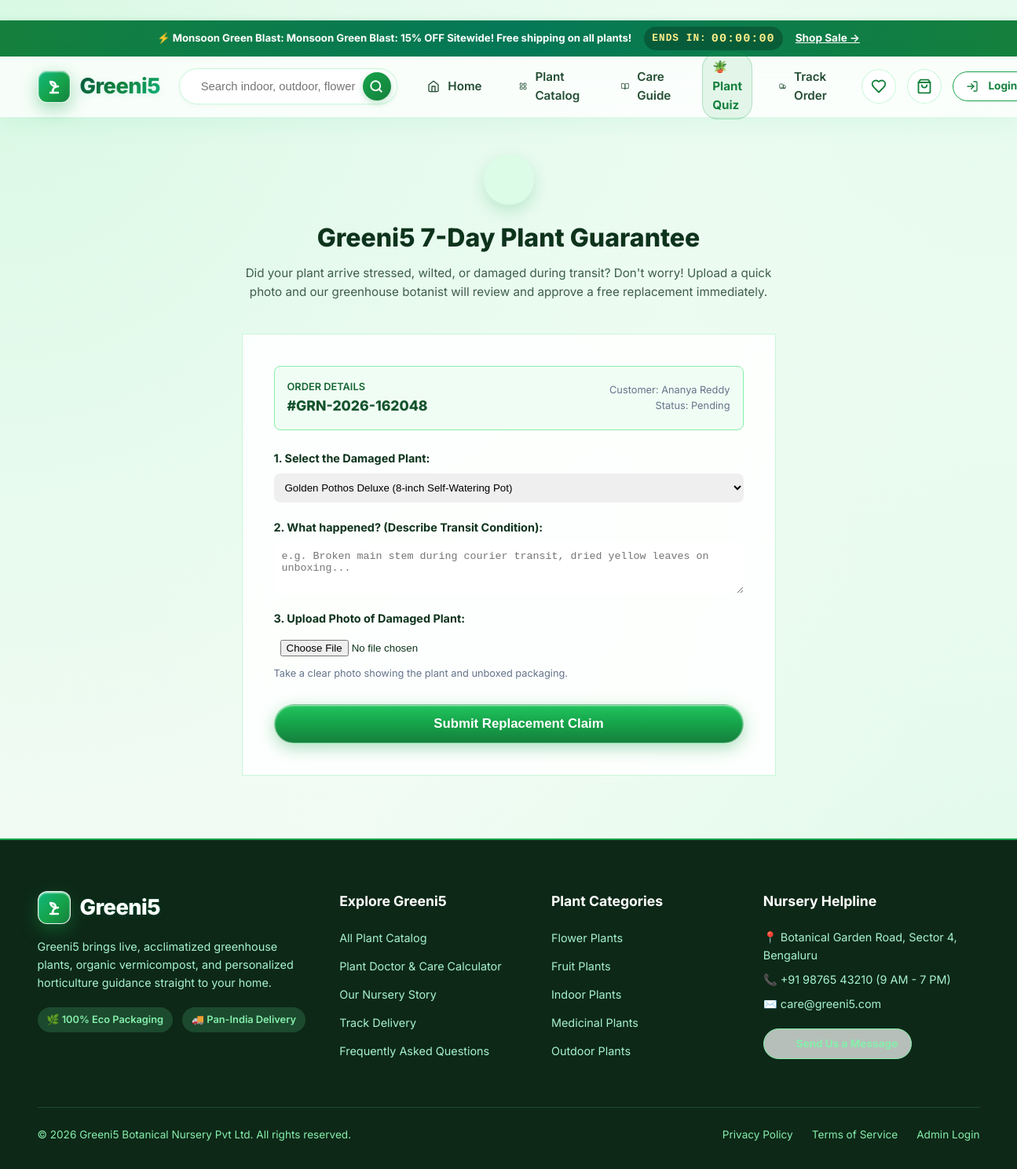
Page /orders/21/claim-replacement on the committed database.
### tables this page shows
CREATE TABLE flash_sales (
        id INTEGER PRIMARY KEY AUTOINCREMENT,
        title TEXT NOT NULL,
        discount_pct REAL NOT NULL,
        starts_at TIMESTAMP,
        ends_at TIMESTAMP NOT NULL,
        banner_text TEXT,
        is_active INTEGER DEFAULT 1,
        created_at TIMESTAMP DEFAULT CURRENT_TIMESTAMP
    );

CREATE TABLE orders (
    id INTEGER PRIMARY KEY AUTOINCREMENT,
    order_number TEXT UNIQUE NOT NULL,
    user_id INTEGER,
    customer_name TEXT NOT NULL,
    customer_email TEXT NOT NULL,
    customer_phone TEXT NOT NULL,
    shipping_address TEXT NOT NULL,
    city TEXT NOT NULL,
    state TEXT NOT NULL,
    pincode TEXT NOT NULL,
    payment_method TEXT NOT NULL DEFAULT 'COD',
    payment_status TEXT NOT NULL DEFAULT 'Pending',
    order_status TEXT NOT NULL DEFAULT 'Pending',
    total_amount REAL NOT NULL,
    notes TEXT,
    created_at TIMESTAMP DEFAULT CURRENT_TIMESTAMP, courier_name TEXT DEFAULT '', tracking_number TEXT DEFAULT '', tracking_url TEXT DEFAULT '', invoice_number TEXT DEFAULT '', is_gift INTEGER DEFAULT 0, gift_recipient_name TEXT DEFAULT '', gift_message TEXT DEFAULT '', gift_wrap_fee REAL DEFAULT 0.0,
    FOREIGN KEY (user_id) REFERENCES users(id) ON DELETE SET NULL
);

CREATE TABLE categories (
    id INTEGER PRIMARY KEY AUTOINCREMENT,
    name TEXT NOT NULL UNIQUE,
    slug TEXT NOT NULL UNIQUE,
    description TEXT,
    icon TEXT,
    image_url TEXT
);

### app.py (the view, shortened to what this page needs)
@app.route('/orders/<int:order_id>/claim-replacement', methods=['GET', 'POST'])
def customer_claim_replacement(order_id):
    order = query_db('SELECT * FROM orders WHERE id = ?', (order_id,), one=True)
    if not order:
        abort(404)
    items = query_db('SELECT * FROM order_items WHERE order_id = ?', (order_id,))
    return render_template('claim_replacement.html', order=order, items=items)

### database.py (called while the page is built)
def get_db():
    db = getattr(g, '_database', None)
    if db is None:
        db = g._database = sqlite3.connect(DATABASE)
        db.row_factory = sqlite3.Row
        db.execute('PRAGMA foreign_keys = ON;')
    return db

def query_db(query, args=(), one=False):
    cur = get_db().execute(query, args)
    rv = cur.fetchall()
    cur.close()
    return (rv[0] if rv else None) if one else rv

### templates/claim_replacement.html (shortened to what this page needs)
﻿{% extends "base.html" %}
{% block content %}
<div class="container" style="padding-top: 3rem; padding-bottom: 5rem; max-width: 720px;">
  <div style="text-align: center; margin-bottom: 2.5rem;">
    <div style="width: 64px; height: 64px; border-radius: 50%; background: #dcfce7; color: #15803d; display: flex; align-items: center; justify-content: center; margin: 0 auto 1rem auto; box-shadow: 0 8px 20px rgba(22, 163, 74, 0.2);">
      <i data-lucide="shield-check" style="width: 32px; height: 32px;"></i>
    </div>
    <h1 style="font-size: 2rem; font-weight: 800; color: var(--text-main); margin-bottom: 0.5rem;">
      Greeni5 7-Day Plant Guarantee
    </h1>
    <p style="color: var(--text-muted); font-size: 0.95rem; line-height: 1.6;">
      Did your plant arrive stressed, wilted, or damaged during transit? Don't worry! Upload a quick photo and our greenhouse botanist will review and approve a free replacement immediately.
    </p>
  </div>
  <div class="glass-card" style="padding: 2.5rem; background: rgba(255, 255, 255, 0.85); backdrop-filter: blur(14px); border: 1.5px solid var(--primary-border);">
    <div style="background: #f0fdf4; border: 1px solid #86efac; border-radius: 8px; padding: 1rem; margin-bottom: 1.5rem; display: flex; justify-content: space-between; align-items: center;">
      <div>
        <div style="font-size: 0.8rem; color: #166534; font-weight: 600;">ORDER DETAILS</div>
        <div style="font-weight: 800; color: #14532d; font-size: 1.1rem;">#{{ order.order_number }}</div>
      </div>
      <div style="text-align: right;">
        <div style="font-size: 0.8rem; color: #64748b;">Customer: {{ order.customer_name }}</div>
        <div style="font-size: 0.8rem; color: #64748b;">Status: {{ order.order_status }}</div>
      </div>
    </div>
    <form action="{{ url_for('customer_claim_replacement', order_id=order.id) }}" method="POST" enctype="multipart/form-data">
      <div style="margin-bottom: 1.25rem;">
        <label style="display: block; font-weight: 700; font-size: 0.9rem; margin-bottom: 0.5rem; color: var(--text-main);">
          1. Select the Damaged Plant:
        </label>
        <select name="plant_name" class="form-control" style="padding: 10px; width: 100%; border-radius: 8px; border: 1.5px solid var(--border);" required>
          {% for item in items %}
            <option value="{{ item.plant_name }}">{{ item.plant_name }} ({{ item.variant_name or 'Standard' }})</option>
          {% endfor %}
        </select>
      </div>
      <div style="margin-bottom: 1.25rem;">
        <label style="display: block; font-weight: 700; font-size: 0.9rem; margin-bottom: 0.5rem; color: var(--text-main);">
          2. What happened? (Describe Transit Condition):
        </label>
        <textarea name="reason" rows="3" class="form-control" style="width: 100%; padding: 10px; border-radius: 8px; border: 1.5px solid var(--border);" placeholder="e.g. Broken main stem during courier transit, dried yellow leaves on unboxing..." required></textarea>
      </div>
      <div style="margin-bottom: 1.75rem;">
        <label style="display: block; font-weight: 700; font-size: 0.9rem; margin-bottom: 0.5rem; color: var(--text-main);">
          3. Upload Photo of Damaged Plant:
        </label>
        <input type="file" name="damage_photo" accept="image/*" class="form-control" style="padding: 8px;" required>
        <span style="font-size: 0.8rem; color: #64748b; margin-top: 4px; display: block;">Take a clear photo showing the plant and unboxed packaging.</span>
      </div>
      <button type="submit" class="btn btn-primary btn-block btn-lg" style="font-weight: 700;">
         Submit Replacement Claim
      </button>
    </form>
  </div>
</div>
{% endblock %}

### templates/base.html (shortened to what this page needs)
<!DOCTYPE html>
<html lang="en">
<head>
  <link rel="stylesheet" href="{{ url_for('static', filename='css/style.css') }}">
</head>
<body>
  {% if active_flash_sale %}
    <div class="top-notice-bar" style="background: linear-gradient(90deg, #15803d, #047857, #15803d); color: #ffffff; padding: 8px 1rem; font-weight: 700; display: flex; justify-content: center; align-items: center; gap: 1rem; flex-wrap: wrap;">
      <span>⚡ <strong>{{ active_flash_sale.title }}:</strong> {{ active_flash_sale.banner_text or (active_flash_sale.discount_pct ~ '% OFF Sitewide!') }}</span>
      <div style="background: rgba(0,0,0,0.25); padding: 3px 10px; border-radius: 20px; font-family: monospace; font-size: 0.95rem; letter-spacing: 1px; color: #fef08a; display: inline-flex; align-items: center; gap: 6px;">
        <span style="font-size: 0.8rem; text-transform: uppercase;">Ends In:</span>
        <span id="flash-sale-timer" data-endtime="{{ active_flash_sale.ends_at }}">00:00:00</span>
      </div>
      <a href="{{ url_for('catalog') }}" style="color: #ffffff; text-decoration: underline; font-size: 0.85rem;">Shop Sale &rarr;</a>
    </div>
  {% else %}
    <div class="top-notice-bar">
      <span>🌿 Nature Delivered Fresh • <span class="highlight">FREE Shipping</span> on orders over ₹999</span>
      <span>•</span>
      <span>7-Day Safe Replacement Guarantee</span>
    </div>
  {% endif %}
  <header class="main-header">
    <div class="container">
      <div class="nav-row">
        <a href="{{ url_for('index') }}" class="brand-logo">
          <div class="leaf-icon">
            <svg width="24" height="24" viewBox="0 0 24 24" fill="none" stroke="#ffffff" stroke-width="2.4" stroke-linecap="round" stroke-linejoin="round">
              <path d="M7 20h10"/>
              <path d="M10 20c0-4.4 2-8 7-8"/>
              <path d="M14 12c-3.5 0-6.5-2.5-7-6 4 0 7 2 7 6Z" fill="rgba(255,255,255,0.25)"/>
              <path d="M10 20v-3"/>
            </svg>
          </div>
          <span>Greeni5</span>
        </a>
        <div class="search-box-wrap">
          <form action="{{ url_for('catalog') }}" method="GET">
            <input type="text" name="search" placeholder="Search indoor, outdoor, flowers, medicinal..." value="{{ request.args.get('search', '') }}">
            <button type="submit" aria-label="Search">
              <svg width="18" height="18" viewBox="0 0 24 24" fill="none" stroke="#ffffff" stroke-width="2.5" stroke-linecap="round" stroke-linejoin="round">
                <circle cx="11" cy="11" r="8"></circle>
                <line x1="21" y1="21" x2="16.65" y2="16.65"></line>
              </svg>
            </button>
          </form>
        </div>
        <ul class="nav-links">
          <li>
            <a href="{{ url_for('index') }}" class="{{ 'active' if request.endpoint == 'index' else '' }}">
              <svg width="16" height="16" viewBox="0 0 24 24" fill="none" stroke="currentColor" stroke-width="2" stroke-linecap="round" stroke-linejoin="round" style="vertical-align: -2px; margin-right: 4px;"><path d="m3 9 9-7 9 7v11a2 2 0 0 1-2 2H5a2 2 0 0 1-2-2z"></path><polyline points="9 22 9 12 15 12 15 22"></polyline></svg> Home
            </a>
          </li>
          <li>
            <a href="{{ url_for('catalog') }}" class="{{ 'active' if request.endpoint == 'catalog' else '' }}">
              Plant Catalog
            </a>
          </li>
          <li>
            <a href="{{ url_for('care_tips') }}" class="{{ 'active' if request.endpoint == 'care_tips' else '' }}">
              <svg width="16" height="16" viewBox="0 0 24 24" fill="none" stroke="currentColor" stroke-width="2" stroke-linecap="round" stroke-linejoin="round" style="vertical-align: -2px; margin-right: 4px;"><path d="M2 3h6a4 4 0 0 1 4 4v14a3 3 0 0 0-3-3H2z"></path><path d="M22 3h-6a4 4 0 0 0-4 4v14a3 3 0 0 1 3-3h7z"></path></svg> Care Guide
            </a>
          </li>
          <li>
            <a href="{{ url_for('plant_quiz') }}" class="{{ 'active' if request.endpoint == 'plant_quiz' else '' }}" style="background: rgba(22, 163, 74, 0.1); border: 1px solid rgba(22, 163, 74, 0.25); border-radius: 20px; padding: 5px 12px; color: #15803d; font-weight: 700;">
              <span>🪴 Plant Quiz</span>
            </a>
          </li>
          <li>
            <a href="{{ url_for('track_lookup') }}" class="{{ 'active' if request.endpoint in ['track_lookup', 'order_tracking'] else '' }}">
              Track Order
            </a>
          </li>
        </ul>
        <div class="nav-actions">
          <a href="{{ url_for('catalog') }}#wishlist" class="icon-badge-btn" id="wishlist-nav-btn" title="Saved Plants / Wishlist">
            <svg width="20" height="20" viewBox="0 0 24 24" fill="none" stroke="#15803d" stroke-width="2.2" stroke-linecap="round" stroke-linejoin="round">
              <path d="M19 14c1.49-1.46 3-3.21 3-5.5A5.5 5.5 0 0 0 16.5 3c-1.76 0-3 .5-4.5 2-1.5-1.5-2.74-2-4.5-2A5.5 5.5 0 0 0 2 8.5c0 2.3 1.5 4.05 3 5.5l7 7Z"></path>
            </svg>
          </a>
          <a href="{{ url_for('cart') }}" class="icon-badge-btn" title="View Shopping Cart">
            <svg width="20" height="20" viewBox="0 0 24 24" fill="none" stroke="#15803d" stroke-width="2.2" stroke-linecap="round" stroke-linejoin="round">
              <path d="M6 2 3 6v14a2 2 0 0 0 2 2h14a2 2 0 0 0 2-2V6l-3-4Z"></path>
              <line x1="3" y1="6" x2="21" y2="6"></line>
              <path d="M16 10a4 4 0 0 1-8 0"></path>
            </svg>
          </a>
          {% if current_user %}
            <div class="user-menu-wrap">
              <button class="user-menu-btn" type="button">
                <svg width="18" height="18" viewBox="0 0 24 24" fill="none" stroke="currentColor" stroke-width="2" stroke-linecap="round" stroke-linejoin="round">
                  <path d="M19 21v-2a4 4 0 0 0-4-4H9a4 4 0 0 0-4 4v2"></path>
                  <circle cx="12" cy="7" r="4"></circle>
                </svg>
                <span>{{ current_user.name.split()[0] }}</span>
                <svg width="14" height="14" viewBox="0 0 24 24" fill="none" stroke="currentColor" stroke-width="2.5" stroke-linecap="round" stroke-linejoin="round">
                  <polyline points="6 9 12 15 18 9"></polyline>
                </svg>
              </button>
              <div class="dropdown-menu">
                {% if current_user.role == 'admin' %}
                  <a href="{{ url_for('admin_dashboard') }}"><i data-lucide="layout-dashboard" style="width: 16px;"></i> Admin Portal</a>
                {% endif %}
                <a href="{{ url_for('dashboard') }}"><i data-lucide="user-check" style="width: 16px;"></i> My Dashboard</a>
                <a href="{{ url_for('dashboard') }}#orders"><i data-lucide="package" style="width: 16px;"></i> Order History</a>
                <hr style="border: 0; border-top: 1px solid var(--border); margin: 4px 0;">
                <a href="{{ url_for('logout') }}" style="color: #dc2626;"><i data-lucide="log-out" style="width: 16px;"></i> Logout</a>
              </div>
            </div>
          {% else %}
            <a href="{{ url_for('login') }}" class="btn btn-outline btn-sm">
              Login
            </a>
          {% endif %}
        </div>
      </div>
    </div>
  </header>
  <main style="flex: 1;">
    {% block content %}{% endblock %}
  </main>
  <footer class="main-footer">
    <div class="container">
      <div class="footer-grid">
        <div class="footer-col">
          <div class="brand-logo" style="color: #ffffff; margin-bottom: 1rem;">
            <div class="leaf-icon">
              <svg width="24" height="24" viewBox="0 0 24 24" fill="none" stroke="#ffffff" stroke-width="2.4" stroke-linecap="round" stroke-linejoin="round">
                <path d="M7 20h10"/>
                <path d="M10 20c0-4.4 2-8 7-8"/>
                <path d="M14 12c-3.5 0-6.5-2.5-7-6 4 0 7 2 7 6Z" fill="rgba(255,255,255,0.25)"/>
                <path d="M10 20v-3"/>
              </svg>
            </div>
            <span style="color: #ffffff; -webkit-text-fill-color: #ffffff;">Greeni5</span>
          </div>
          <p style="color: #a7f3d0; font-size: 0.9rem; margin-bottom: 1.25rem;">
            Greeni5 brings live, acclimatized greenhouse plants, organic vermicompost, and personalized horticulture guidance straight to your home.
          </p>
          <div style="display: flex; gap: 0.75rem;">
            <span style="background: #1c4a2e; color: #86efac; padding: 6px 12px; border-radius: 20px; font-size: 0.8rem; font-weight: 600;">🌿 100% Eco Packaging</span>
            <span style="background: #1c4a2e; color: #86efac; padding: 6px 12px; border-radius: 20px; font-size: 0.8rem; font-weight: 600;">🚚 Pan-India Delivery</span>
          </div>
        </div>
        <div class="footer-col">
          <h4>Explore Greeni5</h4>
          <ul class="footer-links">
            <li><a href="{{ url_for('catalog') }}">All Plant Catalog</a></li>
            <li><a href="{{ url_for('care_tips') }}">Plant Doctor & Care Calculator</a></li>
            <li><a href="{{ url_for('about') }}">Our Nursery Story</a></li>
            <li><a href="{{ url_for('track_lookup') }}">Track Delivery</a></li>
            <li><a href="{{ url_for('faq') }}">Frequently Asked Questions</a></li>
          </ul>
        </div>
        <div class="footer-col">
          <h4>Plant Categories</h4>
          <ul class="footer-links">
            {% for cat in nav_categories %}
              <li><a href="{{ url_for('catalog', category=cat.slug) }}">{{ cat.name }}</a></li>
            {% endfor %}
          </ul>
        </div>
        <div class="footer-col">
          <h4>Nursery Helpline</h4>
          <p style="color: #a7f3d0; font-size: 0.9rem; margin-bottom: 0.5rem;">📍 Botanical Garden Road, Sector 4, Bengaluru</p>
          <p style="color: #a7f3d0; font-size: 0.9rem; margin-bottom: 0.5rem;">📞 +91 98765 43210 (9 AM - 7 PM)</p>
          <p style="color: #a7f3d0; font-size: 0.9rem; margin-bottom: 1.25rem;">✉️ care@greeni5.com</p>
          <a href="{{ url_for('contact') }}" class="btn btn-outline btn-sm" style="border-color: #86efac; color: #86efac;">
          </a>
        </div>
      </div>
      <div class="footer-bottom">
        <p>&copy; {{ now_year }} Greeni5 Botanical Nursery Pvt Ltd. All rights reserved.</p>
        <div style="display: flex; gap: 1.5rem;">
          <a href="{{ url_for('about') }}">Privacy Policy</a>
          <a href="{{ url_for('faq') }}">Terms of Service</a>
          <a href="{{ url_for('login') }}">Admin Login</a>
        </div>
      </div>
    </div>
  </footer>
</body>
</html>

### rows in the picture
flash_sales: title "Monsoon Green Blast", banner_text "Monsoon Green Blast: 15% OFF Sitewide! Free shipping on all plants!"
orders: order_number "GRN-2026-162048", customer_name "Ananya Reddy", order_status "Pending"
categories: name "Flower Plants"
categories: name "Fruit Plants"
categories: name "Indoor Plants"
categories: name "Medicinal Plants"
categories: name "Outdoor Plants"

### other values in the picture
form field plant_name "Golden Pothos Deluxe (8-inch Self-Watering Pot)"
